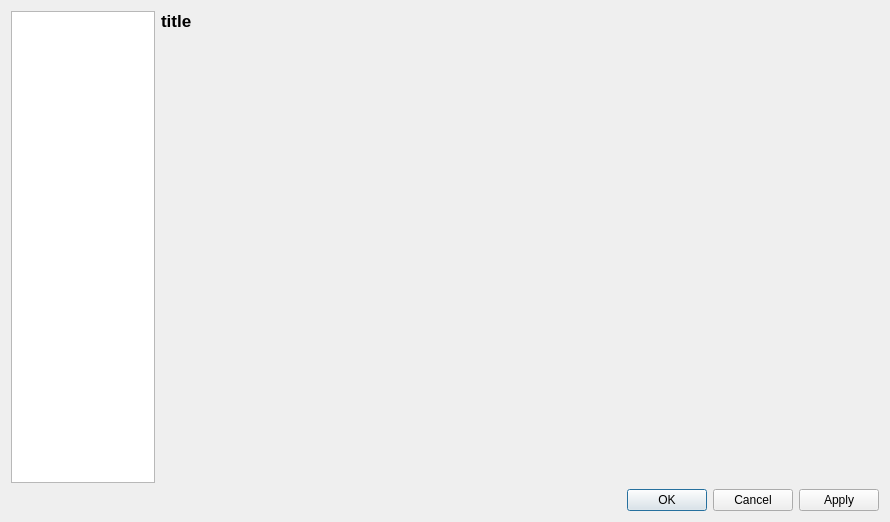
<?xml version="1.0" encoding="UTF-8"?>
<ui version="4.0">
 <class>Config</class>
 <widget class="QDialog" name="Config">
  <property name="geometry">
   <rect>
    <x>0</x>
    <y>0</y>
    <width>890</width>
    <height>522</height>
   </rect>
  </property>
  <property name="windowTitle">
   <string>Dialog</string>
  </property>
  <layout class="QGridLayout" name="gridLayout_2">
   <item row="0" column="0">
    <widget class="QListWidget" name="mConfigList">
     <property name="sizePolicy">
      <sizepolicy hsizetype="Expanding" vsizetype="Expanding">
       <horstretch>1</horstretch>
       <verstretch>0</verstretch>
      </sizepolicy>
     </property>
     <property name="font">
      <font>
       <pointsize>12</pointsize>
      </font>
     </property>
    </widget>
   </item>
   <item row="0" column="1">
    <widget class="QWidget" name="mConfigWidget" native="true">
     <property name="sizePolicy">
      <sizepolicy hsizetype="Preferred" vsizetype="Preferred">
       <horstretch>5</horstretch>
       <verstretch>0</verstretch>
      </sizepolicy>
     </property>
     <layout class="QGridLayout" name="gridLayout">
      <property name="leftMargin">
       <number>0</number>
      </property>
      <property name="topMargin">
       <number>0</number>
      </property>
      <property name="rightMargin">
       <number>0</number>
      </property>
      <property name="bottomMargin">
       <number>0</number>
      </property>
      <item row="0" column="0">
       <widget class="QLabel" name="mWidgetTitle">
        <property name="sizePolicy">
         <sizepolicy hsizetype="Preferred" vsizetype="Fixed">
          <horstretch>0</horstretch>
          <verstretch>0</verstretch>
         </sizepolicy>
        </property>
        <property name="font">
         <font>
          <pointsize>13</pointsize>
          <weight>75</weight>
          <bold>true</bold>
         </font>
        </property>
        <property name="text">
         <string>title</string>
        </property>
       </widget>
      </item>
      <item row="1" column="0">
       <widget class="QWidget" name="mWidget" native="true"/>
      </item>
     </layout>
    </widget>
   </item>
   <item row="1" column="1">
    <widget class="QDialogButtonBox" name="buttonBox">
     <property name="orientation">
      <enum>Qt::Horizontal</enum>
     </property>
     <property name="standardButtons">
      <set>QDialogButtonBox::Apply|QDialogButtonBox::Cancel|QDialogButtonBox::Ok</set>
     </property>
    </widget>
   </item>
  </layout>
 </widget>
 <resources/>
 <connections>
  <connection>
   <sender>buttonBox</sender>
   <signal>accepted()</signal>
   <receiver>Config</receiver>
   <slot>accept()</slot>
   <hints>
    <hint type="sourcelabel">
     <x>248</x>
     <y>254</y>
    </hint>
    <hint type="destinationlabel">
     <x>157</x>
     <y>274</y>
    </hint>
   </hints>
  </connection>
  <connection>
   <sender>buttonBox</sender>
   <signal>rejected()</signal>
   <receiver>Config</receiver>
   <slot>reject()</slot>
   <hints>
    <hint type="sourcelabel">
     <x>316</x>
     <y>260</y>
    </hint>
    <hint type="destinationlabel">
     <x>286</x>
     <y>274</y>
    </hint>
   </hints>
  </connection>
 </connections>
</ui>
